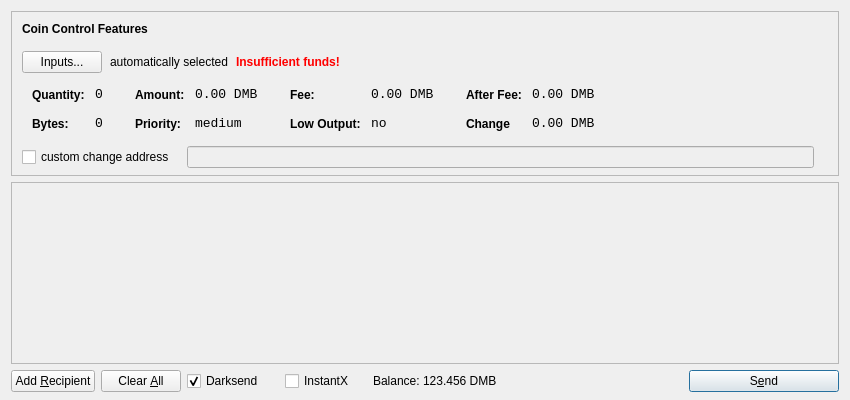
<?xml version="1.0" encoding="UTF-8"?>
<ui version="4.0">
 <class>SendCoinsDialog</class>
 <widget class="QDialog" name="SendCoinsDialog">
  <property name="geometry">
   <rect>
    <x>0</x>
    <y>0</y>
    <width>850</width>
    <height>400</height>
   </rect>
  </property>
  <property name="windowTitle">
   <string>Send Coins</string>
  </property>
  <layout class="QVBoxLayout" name="verticalLayout" stretch="0,1,0">
   <property name="bottomMargin">
    <number>8</number>
   </property>
   <item>
    <widget class="QFrame" name="frameCoinControl">
     <property name="sizePolicy">
      <sizepolicy hsizetype="Expanding" vsizetype="Expanding">
       <horstretch>0</horstretch>
       <verstretch>0</verstretch>
      </sizepolicy>
     </property>
     <property name="maximumSize">
      <size>
       <width>16777215</width>
       <height>16777215</height>
      </size>
     </property>
     <property name="frameShape">
      <enum>QFrame::StyledPanel</enum>
     </property>
     <property name="frameShadow">
      <enum>QFrame::Sunken</enum>
     </property>
     <layout class="QVBoxLayout" name="verticalLayoutCoinControl2">
      <property name="spacing">
       <number>-1</number>
      </property>
      <property name="leftMargin">
       <number>0</number>
      </property>
      <property name="topMargin">
       <number>0</number>
      </property>
      <property name="rightMargin">
       <number>0</number>
      </property>
      <property name="bottomMargin">
       <number>6</number>
      </property>
      <item>
       <layout class="QVBoxLayout" name="verticalLayoutCoinControl" stretch="0,0,0,0,1">
        <property name="spacing">
         <number>0</number>
        </property>
        <property name="leftMargin">
         <number>10</number>
        </property>
        <property name="topMargin">
         <number>10</number>
        </property>
        <item>
         <layout class="QHBoxLayout" name="horizontalLayoutCoinControl1">
          <property name="bottomMargin">
           <number>15</number>
          </property>
          <item>
           <widget class="QLabel" name="labelCoinControlFeatures">
            <property name="sizePolicy">
             <sizepolicy hsizetype="Preferred" vsizetype="Maximum">
              <horstretch>0</horstretch>
              <verstretch>0</verstretch>
             </sizepolicy>
            </property>
            <property name="font">
             <font>
              <weight>75</weight>
              <bold>true</bold>
             </font>
            </property>
            <property name="styleSheet">
             <string notr="true">font-weight:bold;</string>
            </property>
            <property name="text">
             <string>Coin Control Features</string>
            </property>
           </widget>
          </item>
         </layout>
        </item>
        <item>
         <layout class="QHBoxLayout" name="horizontalLayoutCoinControl2" stretch="0,0,0,0">
          <property name="spacing">
           <number>8</number>
          </property>
          <property name="bottomMargin">
           <number>10</number>
          </property>
          <item>
           <widget class="QPushButton" name="pushButtonCoinControl">
            <property name="styleSheet">
             <string notr="true"/>
            </property>
            <property name="text">
             <string>Inputs...</string>
            </property>
           </widget>
          </item>
          <item>
           <widget class="QLabel" name="labelCoinControlAutomaticallySelected">
            <property name="text">
             <string>automatically selected</string>
            </property>
            <property name="margin">
             <number>5</number>
            </property>
           </widget>
          </item>
          <item>
           <widget class="QLabel" name="labelCoinControlInsuffFunds">
            <property name="font">
             <font>
              <weight>75</weight>
              <bold>true</bold>
             </font>
            </property>
            <property name="styleSheet">
             <string notr="true">color:red;font-weight:bold;</string>
            </property>
            <property name="text">
             <string>Insufficient funds!</string>
            </property>
            <property name="margin">
             <number>5</number>
            </property>
           </widget>
          </item>
          <item>
           <spacer name="horizontalSpacerCoinControl">
            <property name="orientation">
             <enum>Qt::Horizontal</enum>
            </property>
            <property name="sizeHint" stdset="0">
             <size>
              <width>40</width>
              <height>1</height>
             </size>
            </property>
           </spacer>
          </item>
         </layout>
        </item>
        <item>
         <widget class="QWidget" name="widgetCoinControl" native="true">
          <property name="sizePolicy">
           <sizepolicy hsizetype="Preferred" vsizetype="Preferred">
            <horstretch>0</horstretch>
            <verstretch>0</verstretch>
           </sizepolicy>
          </property>
          <property name="minimumSize">
           <size>
            <width>0</width>
            <height>0</height>
           </size>
          </property>
          <property name="styleSheet">
           <string notr="true"/>
          </property>
          <layout class="QHBoxLayout" name="horizontalLayoutCoinControl5">
           <property name="margin">
            <number>0</number>
           </property>
           <item>
            <layout class="QHBoxLayout" name="horizontalLayoutCoinControl3" stretch="0,0,0,1">
             <property name="spacing">
              <number>20</number>
             </property>
             <property name="topMargin">
              <number>0</number>
             </property>
             <property name="bottomMargin">
              <number>10</number>
             </property>
             <item>
              <layout class="QFormLayout" name="formLayoutCoinControl1">
               <property name="horizontalSpacing">
                <number>10</number>
               </property>
               <property name="verticalSpacing">
                <number>14</number>
               </property>
               <property name="leftMargin">
                <number>10</number>
               </property>
               <property name="topMargin">
                <number>4</number>
               </property>
               <property name="rightMargin">
                <number>6</number>
               </property>
               <item row="0" column="0">
                <widget class="QLabel" name="labelCoinControlQuantityText">
                 <property name="styleSheet">
                  <string notr="true">font-weight:bold;</string>
                 </property>
                 <property name="text">
                  <string>Quantity:</string>
                 </property>
                 <property name="margin">
                  <number>0</number>
                 </property>
                </widget>
               </item>
               <item row="0" column="1">
                <widget class="QLabel" name="labelCoinControlQuantity">
                 <property name="font">
                  <font>
                   <family>Monospace</family>
                   <pointsize>10</pointsize>
                  </font>
                 </property>
                 <property name="cursor">
                  <cursorShape>IBeamCursor</cursorShape>
                 </property>
                 <property name="contextMenuPolicy">
                  <enum>Qt::ActionsContextMenu</enum>
                 </property>
                 <property name="text">
                  <string>0</string>
                 </property>
                 <property name="margin">
                  <number>0</number>
                 </property>
                 <property name="textInteractionFlags">
                  <set>Qt::LinksAccessibleByMouse|Qt::TextSelectableByKeyboard|Qt::TextSelectableByMouse</set>
                 </property>
                </widget>
               </item>
               <item row="1" column="0">
                <widget class="QLabel" name="labelCoinControlBytesText">
                 <property name="styleSheet">
                  <string notr="true">font-weight:bold;</string>
                 </property>
                 <property name="text">
                  <string>Bytes:</string>
                 </property>
                </widget>
               </item>
               <item row="1" column="1">
                <widget class="QLabel" name="labelCoinControlBytes">
                 <property name="font">
                  <font>
                   <family>Monospace</family>
                   <pointsize>10</pointsize>
                  </font>
                 </property>
                 <property name="cursor">
                  <cursorShape>IBeamCursor</cursorShape>
                 </property>
                 <property name="contextMenuPolicy">
                  <enum>Qt::ActionsContextMenu</enum>
                 </property>
                 <property name="text">
                  <string>0</string>
                 </property>
                 <property name="textInteractionFlags">
                  <set>Qt::LinksAccessibleByMouse|Qt::TextSelectableByKeyboard|Qt::TextSelectableByMouse</set>
                 </property>
                </widget>
               </item>
              </layout>
             </item>
             <item>
              <layout class="QFormLayout" name="formLayoutCoinControl2">
               <property name="horizontalSpacing">
                <number>10</number>
               </property>
               <property name="verticalSpacing">
                <number>14</number>
               </property>
               <property name="leftMargin">
                <number>6</number>
               </property>
               <property name="topMargin">
                <number>4</number>
               </property>
               <property name="rightMargin">
                <number>6</number>
               </property>
               <item row="0" column="0">
                <widget class="QLabel" name="labelCoinControlAmountText">
                 <property name="styleSheet">
                  <string notr="true">font-weight:bold;</string>
                 </property>
                 <property name="text">
                  <string>Amount:</string>
                 </property>
                 <property name="margin">
                  <number>0</number>
                 </property>
                </widget>
               </item>
               <item row="0" column="1">
                <widget class="QLabel" name="labelCoinControlAmount">
                 <property name="font">
                  <font>
                   <family>Monospace</family>
                   <pointsize>10</pointsize>
                  </font>
                 </property>
                 <property name="cursor">
                  <cursorShape>IBeamCursor</cursorShape>
                 </property>
                 <property name="contextMenuPolicy">
                  <enum>Qt::ActionsContextMenu</enum>
                 </property>
                 <property name="text">
                  <string>0.00 DMB</string>
                 </property>
                 <property name="textInteractionFlags">
                  <set>Qt::LinksAccessibleByMouse|Qt::TextSelectableByKeyboard|Qt::TextSelectableByMouse</set>
                 </property>
                </widget>
               </item>
               <item row="1" column="0">
                <widget class="QLabel" name="labelCoinControlPriorityText">
                 <property name="styleSheet">
                  <string notr="true">font-weight:bold;</string>
                 </property>
                 <property name="text">
                  <string>Priority:</string>
                 </property>
                </widget>
               </item>
               <item row="1" column="1">
                <widget class="QLabel" name="labelCoinControlPriority">
                 <property name="font">
                  <font>
                   <family>Monospace</family>
                   <pointsize>10</pointsize>
                  </font>
                 </property>
                 <property name="cursor">
                  <cursorShape>IBeamCursor</cursorShape>
                 </property>
                 <property name="contextMenuPolicy">
                  <enum>Qt::ActionsContextMenu</enum>
                 </property>
                 <property name="text">
                  <string>medium</string>
                 </property>
                 <property name="textInteractionFlags">
                  <set>Qt::LinksAccessibleByMouse|Qt::TextSelectableByKeyboard|Qt::TextSelectableByMouse</set>
                 </property>
                </widget>
               </item>
              </layout>
             </item>
             <item>
              <layout class="QFormLayout" name="formLayoutCoinControl3">
               <property name="horizontalSpacing">
                <number>10</number>
               </property>
               <property name="verticalSpacing">
                <number>14</number>
               </property>
               <property name="leftMargin">
                <number>6</number>
               </property>
               <property name="topMargin">
                <number>4</number>
               </property>
               <property name="rightMargin">
                <number>6</number>
               </property>
               <item row="0" column="0">
                <widget class="QLabel" name="labelCoinControlFeeText">
                 <property name="styleSheet">
                  <string notr="true">font-weight:bold;</string>
                 </property>
                 <property name="text">
                  <string>Fee:</string>
                 </property>
                 <property name="margin">
                  <number>0</number>
                 </property>
                </widget>
               </item>
               <item row="0" column="1">
                <widget class="QLabel" name="labelCoinControlFee">
                 <property name="font">
                  <font>
                   <family>Monospace</family>
                   <pointsize>10</pointsize>
                  </font>
                 </property>
                 <property name="cursor">
                  <cursorShape>IBeamCursor</cursorShape>
                 </property>
                 <property name="contextMenuPolicy">
                  <enum>Qt::ActionsContextMenu</enum>
                 </property>
                 <property name="text">
                  <string>0.00 DMB</string>
                 </property>
                 <property name="textInteractionFlags">
                  <set>Qt::LinksAccessibleByMouse|Qt::TextSelectableByKeyboard|Qt::TextSelectableByMouse</set>
                 </property>
                </widget>
               </item>
               <item row="1" column="0">
                <widget class="QLabel" name="labelCoinControlLowOutputText">
                 <property name="styleSheet">
                  <string notr="true">font-weight:bold;</string>
                 </property>
                 <property name="text">
                  <string>Low Output:</string>
                 </property>
                </widget>
               </item>
               <item row="1" column="1">
                <widget class="QLabel" name="labelCoinControlLowOutput">
                 <property name="font">
                  <font>
                   <family>Monospace</family>
                   <pointsize>10</pointsize>
                  </font>
                 </property>
                 <property name="cursor">
                  <cursorShape>IBeamCursor</cursorShape>
                 </property>
                 <property name="contextMenuPolicy">
                  <enum>Qt::ActionsContextMenu</enum>
                 </property>
                 <property name="text">
                  <string>no</string>
                 </property>
                 <property name="textInteractionFlags">
                  <set>Qt::LinksAccessibleByMouse|Qt::TextSelectableByKeyboard|Qt::TextSelectableByMouse</set>
                 </property>
                </widget>
               </item>
              </layout>
             </item>
             <item>
              <layout class="QFormLayout" name="formLayoutCoinControl4">
               <property name="horizontalSpacing">
                <number>10</number>
               </property>
               <property name="verticalSpacing">
                <number>14</number>
               </property>
               <property name="leftMargin">
                <number>6</number>
               </property>
               <property name="topMargin">
                <number>4</number>
               </property>
               <property name="rightMargin">
                <number>6</number>
               </property>
               <item row="0" column="0">
                <widget class="QLabel" name="labelCoinControlAfterFeeText">
                 <property name="styleSheet">
                  <string notr="true">font-weight:bold;</string>
                 </property>
                 <property name="text">
                  <string>After Fee:</string>
                 </property>
                 <property name="margin">
                  <number>0</number>
                 </property>
                </widget>
               </item>
               <item row="0" column="1">
                <widget class="QLabel" name="labelCoinControlAfterFee">
                 <property name="font">
                  <font>
                   <family>Monospace</family>
                   <pointsize>10</pointsize>
                  </font>
                 </property>
                 <property name="cursor">
                  <cursorShape>IBeamCursor</cursorShape>
                 </property>
                 <property name="contextMenuPolicy">
                  <enum>Qt::ActionsContextMenu</enum>
                 </property>
                 <property name="text">
                  <string>0.00 DMB</string>
                 </property>
                 <property name="textInteractionFlags">
                  <set>Qt::LinksAccessibleByMouse|Qt::TextSelectableByKeyboard|Qt::TextSelectableByMouse</set>
                 </property>
                </widget>
               </item>
               <item row="1" column="0">
                <widget class="QLabel" name="labelCoinControlChangeText">
                 <property name="styleSheet">
                  <string notr="true">font-weight:bold;</string>
                 </property>
                 <property name="text">
                  <string>Change</string>
                 </property>
                </widget>
               </item>
               <item row="1" column="1">
                <widget class="QLabel" name="labelCoinControlChange">
                 <property name="font">
                  <font>
                   <family>Monospace</family>
                   <pointsize>10</pointsize>
                  </font>
                 </property>
                 <property name="cursor">
                  <cursorShape>IBeamCursor</cursorShape>
                 </property>
                 <property name="contextMenuPolicy">
                  <enum>Qt::ActionsContextMenu</enum>
                 </property>
                 <property name="text">
                  <string>0.00 DMB</string>
                 </property>
                 <property name="textInteractionFlags">
                  <set>Qt::LinksAccessibleByMouse|Qt::TextSelectableByKeyboard|Qt::TextSelectableByMouse</set>
                 </property>
                </widget>
               </item>
              </layout>
             </item>
            </layout>
           </item>
          </layout>
         </widget>
        </item>
        <item>
         <layout class="QHBoxLayout" name="horizontalLayoutCoinControl4" stretch="0,0,0">
          <property name="spacing">
           <number>12</number>
          </property>
          <property name="sizeConstraint">
           <enum>QLayout::SetDefaultConstraint</enum>
          </property>
          <property name="topMargin">
           <number>5</number>
          </property>
          <property name="rightMargin">
           <number>5</number>
          </property>
          <item>
           <widget class="QCheckBox" name="checkBoxCoinControlChange">
            <property name="text">
             <string>custom change address</string>
            </property>
           </widget>
          </item>
          <item>
           <widget class="QLineEdit" name="lineEditCoinControlChange">
            <property name="enabled">
             <bool>false</bool>
            </property>
            <property name="sizePolicy">
             <sizepolicy hsizetype="Expanding" vsizetype="Fixed">
              <horstretch>0</horstretch>
              <verstretch>0</verstretch>
             </sizepolicy>
            </property>
           </widget>
          </item>
          <item>
           <widget class="QLabel" name="labelCoinControlChangeLabel">
            <property name="sizePolicy">
             <sizepolicy hsizetype="Preferred" vsizetype="Expanding">
              <horstretch>0</horstretch>
              <verstretch>0</verstretch>
             </sizepolicy>
            </property>
            <property name="minimumSize">
             <size>
              <width>0</width>
              <height>0</height>
             </size>
            </property>
            <property name="text">
             <string/>
            </property>
            <property name="margin">
             <number>3</number>
            </property>
           </widget>
          </item>
         </layout>
        </item>
        <item>
         <spacer name="verticalSpacerCoinControl">
          <property name="orientation">
           <enum>Qt::Vertical</enum>
          </property>
          <property name="sizeHint" stdset="0">
           <size>
            <width>800</width>
            <height>1</height>
           </size>
          </property>
         </spacer>
        </item>
       </layout>
      </item>
     </layout>
    </widget>
   </item>
   <item>
    <widget class="QScrollArea" name="scrollArea">
     <property name="widgetResizable">
      <bool>true</bool>
     </property>
     <widget class="QWidget" name="scrollAreaWidgetContents">
      <property name="geometry">
       <rect>
        <x>0</x>
        <y>0</y>
        <width>830</width>
        <height>165</height>
       </rect>
      </property>
      <layout class="QVBoxLayout" name="verticalLayout_2">
       <property name="margin">
        <number>0</number>
       </property>
       <item>
        <layout class="QVBoxLayout" name="entries">
         <property name="spacing">
          <number>6</number>
         </property>
        </layout>
       </item>
       <item>
        <spacer name="verticalSpacer">
         <property name="orientation">
          <enum>Qt::Vertical</enum>
         </property>
         <property name="sizeHint" stdset="0">
          <size>
           <width>20</width>
           <height>40</height>
          </size>
         </property>
        </spacer>
       </item>
      </layout>
     </widget>
    </widget>
   </item>
   <item>
    <layout class="QHBoxLayout" name="horizontalLayout">
     <item>
      <widget class="QPushButton" name="addButton">
       <property name="toolTip">
        <string>Send to multiple recipients at once</string>
       </property>
       <property name="text">
        <string>Add &amp;Recipient</string>
       </property>
       <property name="autoDefault">
        <bool>false</bool>
       </property>
      </widget>
     </item>
     <item>
      <widget class="QPushButton" name="clearButton">
       <property name="sizePolicy">
        <sizepolicy hsizetype="Minimum" vsizetype="Fixed">
         <horstretch>0</horstretch>
         <verstretch>0</verstretch>
        </sizepolicy>
       </property>
       <property name="toolTip">
        <string>Remove all transaction fields</string>
       </property>
       <property name="text">
        <string>Clear &amp;All</string>
       </property>
       <property name="autoRepeatDelay">
        <number>300</number>
       </property>
       <property name="autoDefault">
        <bool>false</bool>
       </property>
      </widget>
     </item>
     <item>
      <layout class="QHBoxLayout" name="horizontalLayout_2">
       <property name="spacing">
        <number>3</number>
       </property>
        <item>
        <widget class="QCheckBox" name="checkUseDarksend">
         <property name="minimumSize">
          <size>
           <width>95</width>
           <height>0</height>
          </size>
         </property>
         <property name="text">
          <string>Darksend</string>
         </property>
         <property name="checked">
          <bool>true</bool>
         </property>
        </widget>
       </item>
       <item>
        <widget class="QCheckBox" name="checkInstantX">
         <property name="enabled">
          <bool>true</bool>
         </property>
         <property name="minimumSize">
          <size>
           <width>85</width>
           <height>0</height>
          </size>
         </property>
         <property name="text">
          <string>InstantX</string>
         </property>
        </widget>
       </item>
       <item>
        <widget class="QLabel" name="label">
         <property name="sizePolicy">
          <sizepolicy hsizetype="Preferred" vsizetype="Fixed">
           <horstretch>0</horstretch>
           <verstretch>0</verstretch>
          </sizepolicy>
         </property>
         <property name="text">
          <string>Balance:</string>
         </property>
        </widget>
       </item>
       <item>
        <widget class="QLabel" name="labelBalance">
         <property name="sizePolicy">
          <sizepolicy hsizetype="Preferred" vsizetype="Fixed">
           <horstretch>0</horstretch>
           <verstretch>0</verstretch>
          </sizepolicy>
         </property>
         <property name="cursor">
          <cursorShape>IBeamCursor</cursorShape>
         </property>
         <property name="text">
          <string>123.456 DMB</string>
         </property>
         <property name="textInteractionFlags">
          <set>Qt::LinksAccessibleByMouse|Qt::TextSelectableByKeyboard|Qt::TextSelectableByMouse</set>
         </property>
        </widget>
       </item>
      </layout>
     </item>
     <item>
      <spacer name="horizontalSpacer">
       <property name="orientation">
        <enum>Qt::Horizontal</enum>
       </property>
       <property name="sizeHint" stdset="0">
        <size>
         <width>40</width>
         <height>20</height>
        </size>
       </property>
      </spacer>
     </item>
     <item>
      <widget class="QPushButton" name="sendButton">
       <property name="minimumSize">
        <size>
         <width>150</width>
         <height>0</height>
        </size>
       </property>
       <property name="toolTip">
        <string>Confirm the send action</string>
       </property>
       <property name="text">
        <string>S&amp;end</string>
       </property>
       <property name="icon">
        <iconset resource="../bitcoin.qrc">
         <normaloff>:/icons/send</normaloff>:/icons/send</iconset>
       </property>
       <property name="default">
        <bool>true</bool>
       </property>
      </widget>
     </item>
    </layout>
   </item>
  </layout>
 </widget>
 <resources>
  <include location="../bitcoin.qrc"/>
 </resources>
 <connections/>
</ui>
